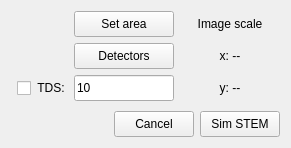
<?xml version="1.0" encoding="UTF-8"?>
<ui version="4.0">
 <class>StemFrame</class>
 <widget class="QWidget" name="StemFrame">
  <property name="geometry">
   <rect>
    <x>0</x>
    <y>0</y>
    <width>291</width>
    <height>148</height>
   </rect>
  </property>
  <property name="windowTitle">
   <string>Form</string>
  </property>
  <layout class="QGridLayout" name="gridLayout" rowstretch="1,1,1,0,1" columnstretch="0,0,0" rowminimumheight="0,0,0,0,0" columnminimumwidth="50,100,100">
   <item row="2" column="1">
    <widget class="QLineEdit" name="edtTds">
     <property name="sizePolicy">
      <sizepolicy hsizetype="Expanding" vsizetype="Fixed">
       <horstretch>0</horstretch>
       <verstretch>0</verstretch>
      </sizepolicy>
     </property>
     <property name="minimumSize">
      <size>
       <width>0</width>
       <height>26</height>
      </size>
     </property>
     <property name="maximumSize">
      <size>
       <width>100</width>
       <height>16777215</height>
      </size>
     </property>
     <property name="text">
      <string>10</string>
     </property>
    </widget>
   </item>
   <item row="3" column="1">
    <spacer name="vSpacer">
     <property name="orientation">
      <enum>Qt::Vertical</enum>
     </property>
     <property name="sizeType">
      <enum>QSizePolicy::Expanding</enum>
     </property>
     <property name="sizeHint" stdset="0">
      <size>
       <width>20</width>
       <height>65</height>
      </size>
     </property>
    </spacer>
   </item>
   <item row="1" column="1">
    <widget class="QPushButton" name="btnDetectors">
     <property name="sizePolicy">
      <sizepolicy hsizetype="Minimum" vsizetype="Fixed">
       <horstretch>0</horstretch>
       <verstretch>0</verstretch>
      </sizepolicy>
     </property>
     <property name="minimumSize">
      <size>
       <width>0</width>
       <height>26</height>
      </size>
     </property>
     <property name="maximumSize">
      <size>
       <width>100</width>
       <height>16777215</height>
      </size>
     </property>
     <property name="text">
      <string>Detectors</string>
     </property>
    </widget>
   </item>
   <item row="0" column="1">
    <widget class="QPushButton" name="btnArea">
     <property name="sizePolicy">
      <sizepolicy hsizetype="Minimum" vsizetype="Fixed">
       <horstretch>0</horstretch>
       <verstretch>0</verstretch>
      </sizepolicy>
     </property>
     <property name="minimumSize">
      <size>
       <width>0</width>
       <height>26</height>
      </size>
     </property>
     <property name="maximumSize">
      <size>
       <width>100</width>
       <height>16777215</height>
      </size>
     </property>
     <property name="text">
      <string>Set area</string>
     </property>
    </widget>
   </item>
   <item row="2" column="0">
    <layout class="QHBoxLayout" name="hLayout" stretch="1,0,0">
     <property name="spacing">
      <number>6</number>
     </property>
     <item>
      <spacer name="hSpacer">
       <property name="orientation">
        <enum>Qt::Horizontal</enum>
       </property>
       <property name="sizeHint" stdset="0">
        <size>
         <width>0</width>
         <height>20</height>
        </size>
       </property>
      </spacer>
     </item>
     <item>
      <widget class="QCheckBox" name="chkTds">
       <property name="sizePolicy">
        <sizepolicy hsizetype="Minimum" vsizetype="Expanding">
         <horstretch>0</horstretch>
         <verstretch>0</verstretch>
        </sizepolicy>
       </property>
       <property name="layoutDirection">
        <enum>Qt::LeftToRight</enum>
       </property>
       <property name="text">
        <string/>
       </property>
      </widget>
     </item>
     <item>
      <widget class="QLabel" name="label">
       <property name="text">
        <string>TDS: </string>
       </property>
       <property name="alignment">
        <set>Qt::AlignRight|Qt::AlignTrailing|Qt::AlignVCenter</set>
       </property>
      </widget>
     </item>
    </layout>
   </item>
   <item row="0" column="2">
    <widget class="QLabel" name="label_2">
     <property name="text">
      <string>Image scale</string>
     </property>
     <property name="alignment">
      <set>Qt::AlignCenter</set>
     </property>
    </widget>
   </item>
   <item row="1" column="2">
    <widget class="QLabel" name="lblStemScaleX">
     <property name="text">
      <string>x: --</string>
     </property>
     <property name="alignment">
      <set>Qt::AlignCenter</set>
     </property>
    </widget>
   </item>
   <item row="2" column="2">
    <widget class="QLabel" name="lblStemScaleY">
     <property name="text">
      <string>y: --</string>
     </property>
     <property name="alignment">
      <set>Qt::AlignCenter</set>
     </property>
    </widget>
   </item>
   <item row="4" column="0" colspan="3">
    <layout class="QHBoxLayout" name="horizontalLayout">
     <item>
      <spacer name="horizontalSpacer">
       <property name="orientation">
        <enum>Qt::Horizontal</enum>
       </property>
       <property name="sizeHint" stdset="0">
        <size>
         <width>40</width>
         <height>20</height>
        </size>
       </property>
      </spacer>
     </item>
     <item>
      <widget class="QPushButton" name="btnCancel">
       <property name="sizePolicy">
        <sizepolicy hsizetype="Minimum" vsizetype="Fixed">
         <horstretch>0</horstretch>
         <verstretch>0</verstretch>
        </sizepolicy>
       </property>
       <property name="minimumSize">
        <size>
         <width>0</width>
         <height>26</height>
        </size>
       </property>
       <property name="maximumSize">
        <size>
         <width>100</width>
         <height>16777215</height>
        </size>
       </property>
       <property name="text">
        <string>Cancel</string>
       </property>
      </widget>
     </item>
     <item>
      <widget class="QPushButton" name="btnSim">
       <property name="sizePolicy">
        <sizepolicy hsizetype="Minimum" vsizetype="Fixed">
         <horstretch>0</horstretch>
         <verstretch>0</verstretch>
        </sizepolicy>
       </property>
       <property name="minimumSize">
        <size>
         <width>0</width>
         <height>26</height>
        </size>
       </property>
       <property name="maximumSize">
        <size>
         <width>100</width>
         <height>16777215</height>
        </size>
       </property>
       <property name="text">
        <string>Sim STEM</string>
       </property>
      </widget>
     </item>
    </layout>
   </item>
  </layout>
 </widget>
 <resources/>
 <connections/>
</ui>
